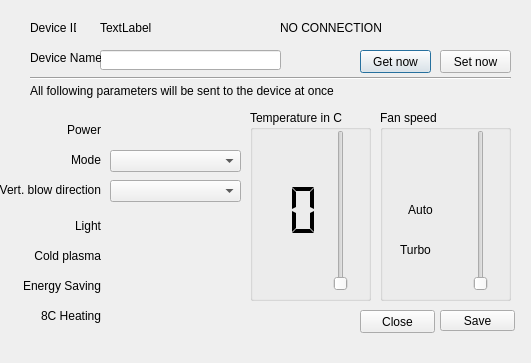
<?xml version="1.0" encoding="UTF-8"?>
<ui version="4.0">
 <class>CGreeACProperties</class>
 <widget class="QDialog" name="CGreeACProperties">
  <property name="windowModality">
   <enum>Qt::ApplicationModal</enum>
  </property>
  <property name="geometry">
   <rect>
    <x>0</x>
    <y>0</y>
    <width>531</width>
    <height>363</height>
   </rect>
  </property>
  <property name="sizePolicy">
   <sizepolicy hsizetype="Fixed" vsizetype="Fixed">
    <horstretch>0</horstretch>
    <verstretch>0</verstretch>
   </sizepolicy>
  </property>
  <property name="minimumSize">
   <size>
    <width>0</width>
    <height>0</height>
   </size>
  </property>
  <property name="windowTitle">
   <string>Smart  RC - Gree AC Properties</string>
  </property>
  <widget class="QLineEdit" name="txtDeviceName">
   <property name="geometry">
    <rect>
     <x>100</x>
     <y>50</y>
     <width>181</width>
     <height>20</height>
    </rect>
   </property>
  </widget>
  <widget class="Line" name="line">
   <property name="geometry">
    <rect>
     <x>30</x>
     <y>70</y>
     <width>481</width>
     <height>16</height>
    </rect>
   </property>
   <property name="orientation">
    <enum>Qt::Horizontal</enum>
   </property>
  </widget>
  <widget class="QLabel" name="label_3">
   <property name="geometry">
    <rect>
     <x>10</x>
     <y>150</y>
     <width>91</width>
     <height>20</height>
    </rect>
   </property>
   <property name="text">
    <string>Mode</string>
   </property>
   <property name="alignment">
    <set>Qt::AlignRight|Qt::AlignTrailing|Qt::AlignVCenter</set>
   </property>
  </widget>
  <widget class="QLabel" name="label_5">
   <property name="geometry">
    <rect>
     <x>0</x>
     <y>180</y>
     <width>101</width>
     <height>20</height>
    </rect>
   </property>
   <property name="text">
    <string>Vert. blow direction</string>
   </property>
   <property name="alignment">
    <set>Qt::AlignRight|Qt::AlignTrailing|Qt::AlignVCenter</set>
   </property>
  </widget>
  <widget class="QComboBox" name="cmbMode">
   <property name="geometry">
    <rect>
     <x>110</x>
     <y>150</y>
     <width>131</width>
     <height>22</height>
    </rect>
   </property>
  </widget>
  <widget class="QComboBox" name="cmbVDirection">
   <property name="geometry">
    <rect>
     <x>110</x>
     <y>180</y>
     <width>131</width>
     <height>22</height>
    </rect>
   </property>
  </widget>
  <widget class="QGroupBox" name="groupBox">
   <property name="geometry">
    <rect>
     <x>250</x>
     <y>110</y>
     <width>121</width>
     <height>191</height>
    </rect>
   </property>
   <property name="title">
    <string>Temperature in C</string>
   </property>
   <widget class="QSlider" name="sldTemp">
    <property name="geometry">
     <rect>
      <x>80</x>
      <y>20</y>
      <width>21</width>
      <height>161</height>
     </rect>
    </property>
    <property name="minimum">
     <number>16</number>
    </property>
    <property name="maximum">
     <number>30</number>
    </property>
    <property name="pageStep">
     <number>1</number>
    </property>
    <property name="orientation">
     <enum>Qt::Vertical</enum>
    </property>
   </widget>
   <widget class="QLCDNumber" name="lcdTemp">
    <property name="geometry">
     <rect>
      <x>10</x>
      <y>50</y>
      <width>61</width>
      <height>101</height>
     </rect>
    </property>
    <property name="frameShape">
     <enum>QFrame::NoFrame</enum>
    </property>
    <property name="frameShadow">
     <enum>QFrame::Raised</enum>
    </property>
    <property name="digitCount">
     <number>2</number>
    </property>
    <property name="mode">
     <enum>QLCDNumber::Dec</enum>
    </property>
    <property name="segmentStyle">
     <enum>QLCDNumber::Flat</enum>
    </property>
    <property name="intValue" stdset="0">
     <number>0</number>
    </property>
   </widget>
  </widget>
  <widget class="QGroupBox" name="groupBox_2">
   <property name="geometry">
    <rect>
     <x>380</x>
     <y>110</y>
     <width>131</width>
     <height>191</height>
    </rect>
   </property>
   <property name="title">
    <string>Fan speed</string>
   </property>
   <widget class="QSlider" name="sldFan">
    <property name="geometry">
     <rect>
      <x>90</x>
      <y>20</y>
      <width>21</width>
      <height>161</height>
     </rect>
    </property>
    <property name="minimum">
     <number>0</number>
    </property>
    <property name="maximum">
     <number>5</number>
    </property>
    <property name="pageStep">
     <number>1</number>
    </property>
    <property name="orientation">
     <enum>Qt::Vertical</enum>
    </property>
   </widget>
   <widget class="QLabel" name="lblFan">
    <property name="geometry">
     <rect>
      <x>10</x>
      <y>90</y>
      <width>61</width>
      <height>20</height>
     </rect>
    </property>
    <property name="text">
     <string>Auto</string>
    </property>
    <property name="alignment">
     <set>Qt::AlignCenter</set>
    </property>
   </widget>
   <widget class="QWidget" name="verticalLayoutWidget_4">
    <property name="geometry">
     <rect>
      <x>10</x>
      <y>150</y>
      <width>71</width>
      <height>31</height>
     </rect>
    </property>
    <layout class="QVBoxLayout" name="lyQuiet"/>
   </widget>
   <widget class="QLabel" name="lblFan_2">
    <property name="geometry">
     <rect>
      <x>20</x>
      <y>130</y>
      <width>41</width>
      <height>20</height>
     </rect>
    </property>
    <property name="text">
     <string>Turbo</string>
    </property>
    <property name="alignment">
     <set>Qt::AlignLeading|Qt::AlignLeft|Qt::AlignVCenter</set>
    </property>
   </widget>
  </widget>
  <widget class="QLabel" name="label_7">
   <property name="geometry">
    <rect>
     <x>10</x>
     <y>210</y>
     <width>91</width>
     <height>31</height>
    </rect>
   </property>
   <property name="text">
    <string>Light</string>
   </property>
   <property name="alignment">
    <set>Qt::AlignRight|Qt::AlignTrailing|Qt::AlignVCenter</set>
   </property>
  </widget>
  <widget class="QWidget" name="verticalLayoutWidget">
   <property name="geometry">
    <rect>
     <x>110</x>
     <y>210</y>
     <width>131</width>
     <height>31</height>
    </rect>
   </property>
   <layout class="QVBoxLayout" name="lyLights"/>
  </widget>
  <widget class="QLabel" name="label_8">
   <property name="geometry">
    <rect>
     <x>10</x>
     <y>240</y>
     <width>91</width>
     <height>31</height>
    </rect>
   </property>
   <property name="text">
    <string>Cold plasma</string>
   </property>
   <property name="alignment">
    <set>Qt::AlignRight|Qt::AlignTrailing|Qt::AlignVCenter</set>
   </property>
  </widget>
  <widget class="QWidget" name="verticalLayoutWidget_2">
   <property name="geometry">
    <rect>
     <x>110</x>
     <y>240</y>
     <width>131</width>
     <height>31</height>
    </rect>
   </property>
   <layout class="QVBoxLayout" name="lyPlasma"/>
  </widget>
  <widget class="QPushButton" name="btnLoad">
   <property name="geometry">
    <rect>
     <x>360</x>
     <y>50</y>
     <width>71</width>
     <height>23</height>
    </rect>
   </property>
   <property name="text">
    <string>Get now</string>
   </property>
  </widget>
  <widget class="QPushButton" name="btnSet">
   <property name="geometry">
    <rect>
     <x>440</x>
     <y>50</y>
     <width>71</width>
     <height>23</height>
    </rect>
   </property>
   <property name="text">
    <string>Set now</string>
   </property>
  </widget>
  <widget class="QPushButton" name="btnSave">
   <property name="geometry">
    <rect>
     <x>440</x>
     <y>310</y>
     <width>75</width>
     <height>21</height>
    </rect>
   </property>
   <property name="text">
    <string>Save</string>
   </property>
  </widget>
  <widget class="QPushButton" name="btnClose">
   <property name="geometry">
    <rect>
     <x>360</x>
     <y>310</y>
     <width>75</width>
     <height>23</height>
    </rect>
   </property>
   <property name="text">
    <string>Close</string>
   </property>
  </widget>
  <widget class="QLabel" name="lblStatus">
   <property name="geometry">
    <rect>
     <x>280</x>
     <y>20</y>
     <width>131</width>
     <height>16</height>
    </rect>
   </property>
   <property name="text">
    <string>NO CONNECTION</string>
   </property>
   <property name="alignment">
    <set>Qt::AlignLeading|Qt::AlignLeft|Qt::AlignVCenter</set>
   </property>
  </widget>
  <widget class="QLabel" name="label">
   <property name="geometry">
    <rect>
     <x>30</x>
     <y>50</y>
     <width>71</width>
     <height>16</height>
    </rect>
   </property>
   <property name="text">
    <string>Device Name</string>
   </property>
  </widget>
  <widget class="QLabel" name="label_2">
   <property name="geometry">
    <rect>
     <x>30</x>
     <y>20</y>
     <width>46</width>
     <height>16</height>
    </rect>
   </property>
   <property name="text">
    <string>Device ID</string>
   </property>
  </widget>
  <widget class="QLabel" name="lblDevId">
   <property name="geometry">
    <rect>
     <x>100</x>
     <y>20</y>
     <width>181</width>
     <height>16</height>
    </rect>
   </property>
   <property name="text">
    <string>TextLabel</string>
   </property>
  </widget>
  <widget class="QWidget" name="verticalLayoutWidget_3">
   <property name="geometry">
    <rect>
     <x>110</x>
     <y>120</y>
     <width>131</width>
     <height>31</height>
    </rect>
   </property>
   <layout class="QVBoxLayout" name="lyPower"/>
  </widget>
  <widget class="QLabel" name="label_4">
   <property name="geometry">
    <rect>
     <x>10</x>
     <y>120</y>
     <width>91</width>
     <height>20</height>
    </rect>
   </property>
   <property name="text">
    <string>Power</string>
   </property>
   <property name="alignment">
    <set>Qt::AlignRight|Qt::AlignTrailing|Qt::AlignVCenter</set>
   </property>
  </widget>
  <widget class="QWidget" name="verticalLayoutWidget_5">
   <property name="geometry">
    <rect>
     <x>110</x>
     <y>270</y>
     <width>131</width>
     <height>31</height>
    </rect>
   </property>
   <layout class="QVBoxLayout" name="lyEnergy"/>
  </widget>
  <widget class="QWidget" name="verticalLayoutWidget_6">
   <property name="geometry">
    <rect>
     <x>110</x>
     <y>300</y>
     <width>131</width>
     <height>31</height>
    </rect>
   </property>
   <layout class="QVBoxLayout" name="ly8Heat"/>
  </widget>
  <widget class="QLabel" name="label_9">
   <property name="geometry">
    <rect>
     <x>10</x>
     <y>270</y>
     <width>91</width>
     <height>31</height>
    </rect>
   </property>
   <property name="text">
    <string>Energy Saving</string>
   </property>
   <property name="alignment">
    <set>Qt::AlignRight|Qt::AlignTrailing|Qt::AlignVCenter</set>
   </property>
  </widget>
  <widget class="QLabel" name="label_10">
   <property name="geometry">
    <rect>
     <x>10</x>
     <y>300</y>
     <width>91</width>
     <height>31</height>
    </rect>
   </property>
   <property name="text">
    <string>8C Heating</string>
   </property>
   <property name="alignment">
    <set>Qt::AlignRight|Qt::AlignTrailing|Qt::AlignVCenter</set>
   </property>
  </widget>
  <widget class="QLabel" name="lblHint">
   <property name="geometry">
    <rect>
     <x>30</x>
     <y>80</y>
     <width>331</width>
     <height>21</height>
    </rect>
   </property>
   <property name="text">
    <string>All following parameters will be sent to the device at once</string>
   </property>
  </widget>
 </widget>
 <resources/>
 <connections/>
</ui>
